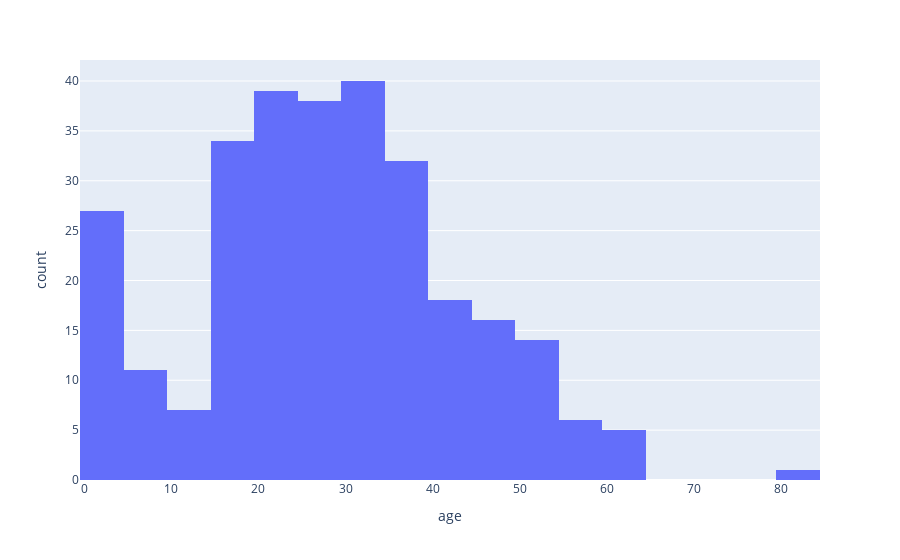

The notebook cell saved with this chart:
### Markdown cell above
### Distribuição da idade dos sobreviventes

### Code cell
criarHistograma(dfTitanicLimpo.query("survival == 1"), "age")

### Figure 1 — Plotly figure (JSON) as saved in the notebook; plotly's stock layout.template omitted (floating-point values rounded to 4 significant figures; data arrays with more than 128 entries replaced by an {"elided": "..."} marker saying what was removed)
{"data": [{"hovertemplate": "age=%{x}<br>count=%{y}", "showlegend": false, "legendgroup": "", "name": "", "yaxis": "y", "marker": {"color": "#636efa"}, "hoverlabel": {"namelength": 0}, "offsetgroup": "", "xaxis": "x", "bingroup": "x", "x": {"elided": "288 int values"}, "alignmentgroup": "True", "type": "histogram", "orientation": "v"}], "layout": {"xaxis": {"domain": [0, 1], "anchor": "y", "title": {"text": "age"}}, "yaxis": {"domain": [0, 1], "anchor": "x", "title": {"text": "count"}}, "barmode": "relative", "margin": {"t": 60}, "legend": {"tracegroupgap": 0}}}
